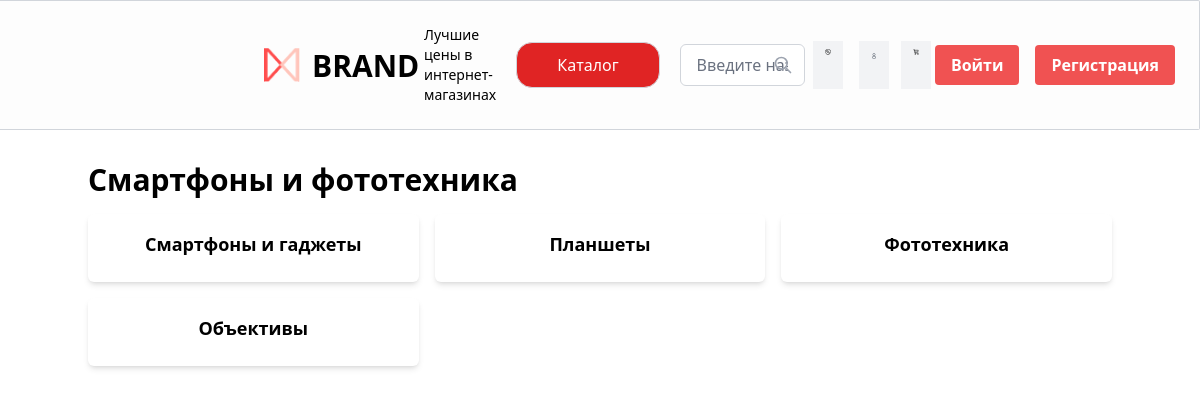
Page /category/1 on the committed database.
### tables this page shows
CREATE TABLE category (
            id INTEGER PRIMARY KEY AUTOINCREMENT,
            name TEXT NOT NULL
        );

CREATE TABLE subcategory (
            id INTEGER PRIMARY KEY AUTOINCREMENT,
            name TEXT NOT NULL,
            category_id INTEGER,
            FOREIGN KEY (category_id) REFERENCES category(id)
        );

### app.py (the view)
@app.route('/category/<int:category_id>')
def category_detail(category_id):
    db = get_db()
    cursor = db.cursor()
    cursor.execute("SELECT name FROM category WHERE id = ?", (category_id,))
    category_name = cursor.fetchone()[0]
    cursor.execute("SELECT id, name FROM subcategory WHERE category_id = ?", (category_id,))
    subcategories = cursor.fetchall()
    subcategories = [dict(zip(('id', 'name'), subcategory)) for subcategory in subcategories]
    db.close()
    return render_template('category_detail.html', category_name=category_name, subcategories=subcategories)

### app.py (called while the page is built)
def get_db():
    conn = sqlite3.connect(DATABASE)
    conn.execute('PRAGMA foreign_keys = ON')
    return conn

### templates/category_detail.html (shortened to what this page needs)
{% extends 'base.html' %}
    {% block body %}
    <header class="flex items-center  p-6 bg-white-2   border border-l-0 border-gray-300 rounded-tr-sm rounded-br-sm ">
        <a href="{{ url_for('index') }}">
            <h1 class="text-3xl font-black ml-72 mb-5 absolute ">BRAND</h1>
            <img class="h-9.5 w-9 ml-60 mx-40" src="/static/img/behoof_logo.png" alt=""></a>
          <p class="text-sm text-rgba(38, 49, 65, 1) pr-5 ">Лучшие цены в <br>интернет-магазинах </p>
          <div class="relative inline-block">
            <button class="text-white flex items-center bg-red-600 border border-2-0 border-gray-300 hover:bg-red-400 py-2.5 px-10 mr-5 rounded-2xl focus:outline-slate-50" onclick="toggleDropdown('dropdownMenuRight')">Каталог</button>
          </div>
          <div class="w-500px relative">
            <div class="relative z-10">
              <input type="text" id="search-input" class="w-full px-4 py-2 rounded-md border border-gray-300 focus:ring focus:ring-blue-500 focus:ring-opacity-50" placeholder="Введите название товара" onkeyup="searchProducts()">
              <div class="absolute right-3 top-1/2 -translate-y-1/2">
                <svg xmlns="http://www.w3.org/2000/svg" class="h-5 w-5 text-gray-400" fill="none" viewBox="0 0 24 24" stroke="currentColor"><path stroke-linecap="round" stroke-linejoin="round" stroke-width="2" d="M21 21l-6-6m2-5a7 7 0 11-14 0 7 7 0 0114 0z" /></svg>
              </div>
            </div>
          </div>
          <a href="/admin_panel" class="bg-smoky px-3 py-2 mx-2 w-12 h-12"></a>
          <a href="{{ url_for('profile') }}" class="bg-smoky px-3 py-3 mx-2 w-12 h-12"><img src="/static/img/frame.png" alt=""></a>
          <a href="{{ url_for('cart') }}" class="bg-smoky px-3 py-2 mx-1 w-12 h-12"></a>
          <div class="flex gap-4">
            <button class="bg-red-500 hover:bg-red-400 text-white font-bold py-2 px-4 rounded focus:outline-none focus:shadow-outline">
              <a href="{{ url_for('login') }}" class="text-white">Войти</a>
            </button>
            <button class="bg-red-500 hover:bg-red-400 text-white font-bold py-2 px-4 rounded focus:outline-none focus:shadow-outline">
              <a href="{{ url_for('register') }}" class="text-white">Регистрация</a>
            </button>
          </div>
        </header>
    <div class="container mx-auto mt-8">
        <h1 class="text-3xl font-bold mb-4">{{ category_name }}</h1>
        <div class="grid grid-cols-1 md:grid-cols-2 lg:grid-cols-3 gap-4">
            {% for subcategory in subcategories %}
                <a href="{{ url_for('products', subcategory_id=subcategory.id) }}" class="bg-white rounded-md shadow-md p-4 flex flex-col items-center">
                    <h2 class="text-lg font-bold mb-2">{{ subcategory.name }}</h2>
                </a>
            {% endfor %}
        </div>
    </div>
    {% endblock %}

### rows in the picture
category: name "Смартфоны и фототехника"
subcategory: name "Смартфоны и гаджеты"
subcategory: name "Планшеты"
subcategory: name "Фототехника"
subcategory: name "Объективы"
